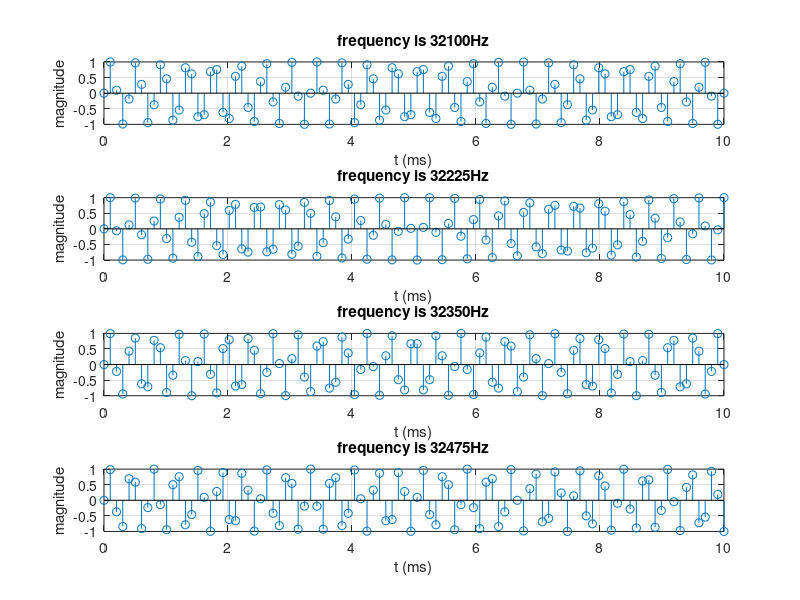

The MATLAB script that drew this image:
close all
%a
n=linspace(0,80,100);
fs=8000;
t=n/fs;
f0=300;
x=sin(2*pi.*f0./fs.*n);
subplot(2,1,1)
plot(t,x);
subplot(2,1,2)
stem(t,x);

%b
for i=0:3
    f0=100+i*125
    subplot(4,1,i+1)
    x=sin(2*pi.*f0./fs.*n);
    stem(t*1000,x);
    xlabel('t (ms)');
    ylabel('magnitude');
    title(['frequency is',num2str(f0),'Hz']);
    grid on
end

%c
for i=0:3
    f0=7525+i*125
    subplot(4,1,i+1)
    x=sin(2*pi.*f0./fs.*n);
    stem(t*1000,x);
    xlabel('t (ms)');
    ylabel('magnitude');
    title(['frequency is ',num2str(f0),'Hz']);
    grid on
end

%d
for i=0:3
    f0=32100+i*125
    subplot(4,1,i+1)
    x=sin(2*pi.*f0./fs.*n);
    stem(t*1000,x);
    xlabel('t (ms)');
    ylabel('magnitude');
    title(['frequency is ',num2str(f0),'Hz']);
    grid on
end